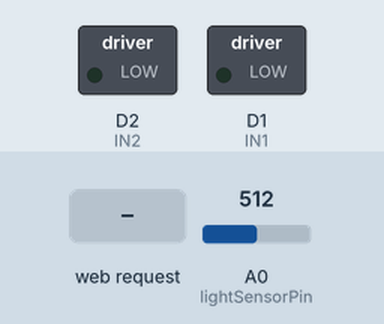
This sketch was run on a simulated ESP8266 (NodeMCU). On the bench: switched loads named in the sketch (green lamp = pin HIGH). The test bench sets the inputs (shaded band); at power-on: A0 (lightSensorPin) = 512. WiFi joins after 1.5 s; servers stay silent unless stated; what the sketch prints to the serial monitor is not drawn.

Above: at 2.7 s.
2.8 s: HTTP request GET /motor?direction=faster received
At 3.87 s:
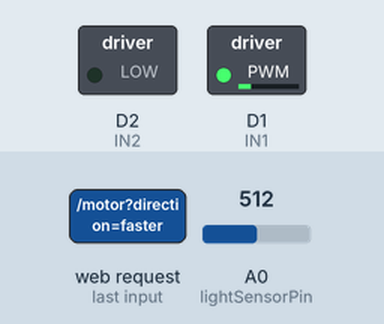
5.8 s: HTTP request GET /motor?direction=ccw received
At 8.6 s:
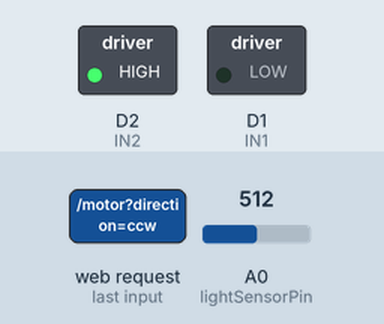
8.8 s: HTTP request GET /motor?direction=slower received
At 14.4 s:
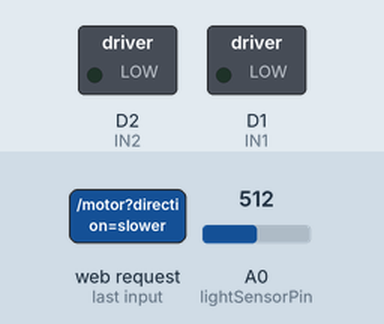
Timing chart, 0 to 15.9 s (numbered marks = the images above; inputs shaded):
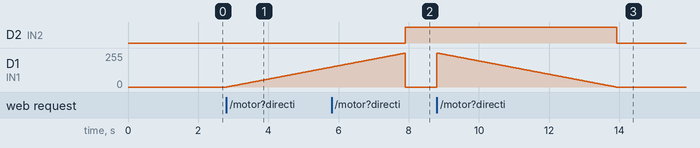

Measured:
- after the input at 2.8 s, D1 (IN1): moves from 0/255 to 149/255 over 3.0 s, starting at once
- after the input at 5.8 s, D2 (IN2): LOW → HIGH after 2.1 s
- after the input at 8.8 s, D2 (IN2): HIGH → LOW after 5.1 s

The sketch:

WifiDCCBAS.ino
```cpp
#include <ESP8266WiFi.h>
#include <WiFiClient.h>
#include <ESP8266WebServer.h>
#include <ESP8266mDNS.h>

// Cấu hình WiFi
const char* ssid = "MSI 8449";       // Tên WiFi
const char* password = "12345678"; // Mật khẩu WiFi

// Cấu hình chân điều khiển động cơ DC
#define IN1 D1   // Chân điều khiển hướng 1
#define IN2 D2   // Chân điều khiển hướng 2

// Cấu hình cảm biến
// #define LDRPinAnalog A0   // Chân analog (đọc cường độ ánh sáng)
// #define LDRPinDigital D4  // Chân digital (phát hiện vạch kẻ)
int lightSensorPin = A0;            // Chân cảm biến ánh sáng

// Tạo máy chủ web
ESP8266WebServer server(80);

int dirStatus = 0;  // Trạng thái điều hướng: 0 = Dừng, 1 = CCW, 2 = CW
int lightValueAnalog = 0;  // Giá trị đọc từ cảm biến analog
int lightValueDigital = 0; // Giá trị đọc từ cảm biến digital

int readLightSensor() {
  return analogRead(lightSensorPin); // Đọc giá trị từ chân analog
}

// Hàm điều khiển giao diện web
void handleRoot() {
  int lightValue = readLightSensor(); // Lấy giá trị cảm biến ánh sáng
  String HTML = "<!DOCTYPE html>\
  <html>\
  <head>\
  <meta charset=\"utf-8\">\
  <title>Điều khiển động cơ & Cảm biến</title>\
  <meta name=\"viewport\" content=\"width=device-width, initial-scale=1\">\
  <style>\
  html,body{width:100%;height:100%;margin:0;font-family:Arial,sans-serif;text-align:center}\
  .btn{margin:30px;padding:15px;font-size:30px;text-align:center;background-color:#add8e6;border:none;cursor:pointer}\
  .btn:hover{background-color:#90ee90}\
  </style>\
  <script>\
  function refreshLight() {\
    var xhttp = new XMLHttpRequest();\
    xhttp.onreadystatechange = function() {\
      if (this.readyState == 4 && this.status == 200) {\
        document.getElementById('lightValue').innerHTML = 'Giá trị cảm biến ánh sáng: ' + this.responseText;\
      }\
    };\
    xhttp.open('GET', '/light', true);\
    xhttp.send();\
  }\
  setInterval(refreshLight, 1000); // Tự động cập nhật giá trị cảm biến mỗi giây\
  </script>\
  </head>\
  <body>\
  <h1>Điều khiển động cơ & Cảm biến</h1>";

  if (dirStatus == 2) {
    HTML += "<h2 style='color: green;'>Động cơ đang chạy thuận (CW)</h2>";
  } else if (dirStatus == 1) {
    HTML += "<h2 style='color: green;'>Động cơ đang chạy ngược (CCW)</h2>";
  } else if (dirStatus == 3) {
    HTML += "<h2 style='color: green;'>Động cơ đang chạy chậm dần (CCW)</h2>";
  } else if (dirStatus == 4) {
    HTML += "<h2 style='color: green;'>Động cơ đang chạy nhanh dần (CCW)</h2>";
  } else {
    HTML += "<h2 style='color: red;'>Động cơ đang dừng</h2>";
  }

  HTML += "<a class='btn' href='/motor?direction=ccw'>Chạy ngược</a><br><br><br>";
  HTML += "<a class='btn' href='/motor?direction=cw'>Chạy thuận</a><br><br><br>";
  HTML += "<a class='btn' href='/motor?direction=faster'>Nhanh dần</a><br><br><br>";
  HTML += "<a class='btn' href='/motor?direction=slower'>Chậm dần</a><br><br><br>";
  HTML += "<a class='btn' href='/motor?direction=off'>Dừng động cơ</a>";
  HTML += "<h2>Dữ liệu cảm biến</h2>\
  <div class='status' id='lightValue'>Giá trị cảm biến ánh sáng: " + String(lightValue) + "</div>";
  HTML += "</body></html>";

  server.send(200, "text/html; charset=utf-8", HTML);
}

// Hàm xử lý khi không tìm thấy trang
void handleNotFound() {
  String message = "File Not Found\n\n";
  message += "URI: ";
  message += server.uri();
  message += "\nMethod: ";
  message += (server.method() == HTTP_GET) ? "GET" : "POST";
  message += "\nArguments: ";
  message += server.args();
  message += "\n";

  for (uint8_t i = 0; i < server.args(); i++) {
    message += " " + server.argName(i) + ": " + server.arg(i) + "\n";
  }

  server.send(404, "text/plain", message);
}

// Hàm điều khiển động cơ DC
void motorControl() {
  String direction = server.arg("direction");
  if (direction == "ccw") {
    dirStatus = 1; // Chạy CCW
    digitalWrite(IN1, LOW);
    digitalWrite(IN2, HIGH);
  } else if (direction == "cw") {
    dirStatus = 2; // Chạy CW
    digitalWrite(IN1, HIGH);
    digitalWrite(IN2, LOW);
  } else if (direction == "faster") {
    dirStatus = 3; // Dừng động cơ
    for (int i = 0; i < 255; i++) {
      analogWrite(IN1, i);
      delay(20);
    }
    digitalWrite(IN2, LOW);
  } else if (direction == "slower") {
    dirStatus = 4; // Dừng động cơ
    for (int i = 255; i >= 0; i--) {
      analogWrite(IN1, i);
      delay(20);
    }
    digitalWrite(IN2, LOW);
  } else if (direction == "off") {
    dirStatus = 0; // Dừng động cơ
    digitalWrite(IN1, LOW);
    digitalWrite(IN2, LOW);
  }
  handleRoot(); // Cập nhật giao diện web
}

// Hàm xử lý cảm biến
// void handleSensorRead() {
//   lightValueAnalog = analogRead(LDRPinAnalog);    // Đọc giá trị từ cảm biến analog
//   lightValueDigital = digitalRead(LDRPinDigital); // Đọc giá trị từ cảm biến digital

//   // Tạo chuỗi JSON trả về giá trị cảm biến
//   String jsonData = "{\"analog\": " + String(lightValueAnalog) +
//                     ", \"digital\": " + String(lightValueDigital) + "}";

//   server.send(200, "application/json", jsonData);  // Gửi dữ liệu về client dưới dạng JSON
// }

void handleLightSensor() {
  int lightValue = readLightSensor();
  server.send(200, "text/plain", String(lightValue));
}

void setup() {
  Serial.begin(9600); // Khởi tạo Serial
  Serial.println("DC Motor & Sensor Control");

  // Cấu hình chân điều khiển động cơ
  pinMode(IN1, OUTPUT);
  pinMode(IN2, OUTPUT);

  // Cấu hình chân cảm biến
  // pinMode(LDRPinDigital, INPUT);

  // Đặt trạng thái ban đầu cho động cơ
  digitalWrite(IN1, LOW);
  digitalWrite(IN2, LOW);

  // Cấu hình WiFi
  WiFi.mode(WIFI_STA);
  WiFi.begin(ssid, password);
  Serial.println("Connecting to WiFi...");

  while (WiFi.status() != WL_CONNECTED) {
    delay(500);
    Serial.print(".");
  }
  Serial.println("\nConnected to WiFi");
  Serial.print("IP Address: ");
  Serial.println(WiFi.localIP());

  if (MDNS.begin("esp8266motor")) {
    Serial.println("MDNS responder started");
    Serial.println("Access via http://esp8266motor");
  }

  server.on("/", handleRoot);
  server.on("/motor", HTTP_GET, motorControl);
  // server.on("/readSensor", HTTP_GET, handleSensorRead);
  server.on("/light", HTTP_GET, handleLightSensor);  // Giá trị cảm biến ánh sáng
  server.onNotFound(handleNotFound);
  server.begin();
  Serial.println("HTTP server started");
}

void loop() {
  server.handleClient(); // Xử lý client HTTP
  MDNS.update();         // Cập nhật MDNS
}
```
